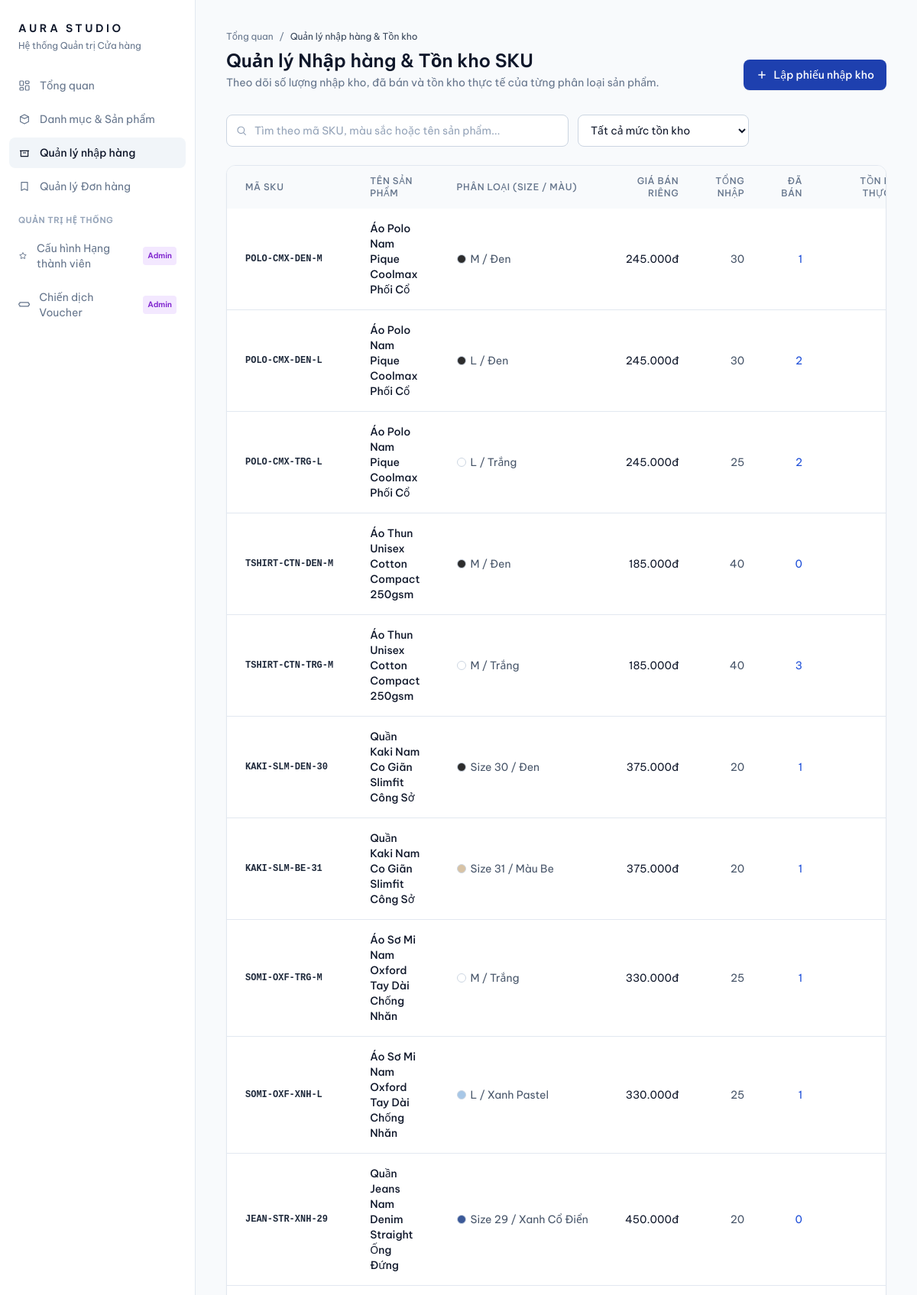
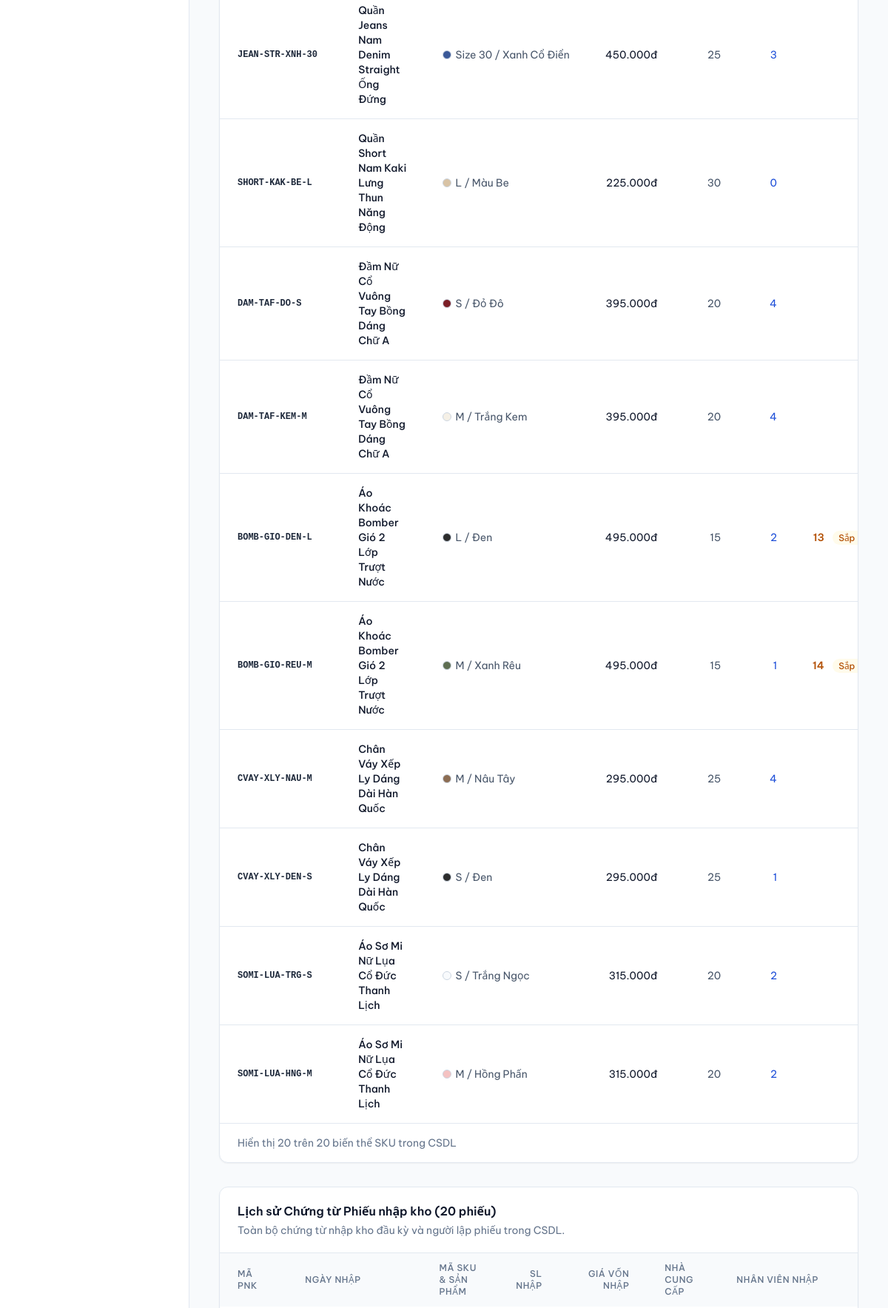
Screenshot of /admin/inventory.php (signed in, upper part) with the database file from the repository (2 pictures, top to bottom).
### tables this page shows
CREATE TABLE bt_bien_the_sp (
    ma_bt INT AUTO_INCREMENT PRIMARY KEY,
    ma_sp INT NOT NULL,
    ma_sku VARCHAR(50) NOT NULL UNIQUE,
    kich_co VARCHAR(20) NOT NULL,
    mau_sac VARCHAR(50) NOT NULL,
    gia_ban_rieng DECIMAL(12,2) NOT NULL,
    so_luong_ton INT NOT NULL DEFAULT 0,
    trang_thai TINYINT(1) DEFAULT 1,
    CONSTRAINT fk_bt_sanpham FOREIGN KEY (ma_sp) REFERENCES sp_san_pham(ma_sp) ON DELETE CASCADE
);

CREATE TABLE sp_san_pham (
    ma_sp INT AUTO_INCREMENT PRIMARY KEY,
    ma_dm INT NOT NULL,
    ten_sp VARCHAR(200) NOT NULL,
    gia_niem_yet DECIMAL(12,2) NOT NULL,
    gia_khuyen_mai DECIMAL(12,2) NOT NULL,
    chat_lieu VARCHAR(100) DEFAULT NULL,
    mo_ta_chi_tiet TEXT DEFAULT NULL,
    anh_chinh VARCHAR(255) DEFAULT 'no_image.jpg',
    luot_xem INT DEFAULT 0,
    trang_thai TINYINT(1) DEFAULT 1,
    CONSTRAINT fk_sp_danhmuc FOREIGN KEY (ma_dm) REFERENCES dm_danh_muc_sp(ma_dm)
);

### config/database.php (called while the page is built, shortened)
<?php
function getDBConnection(): PDO
{
    static $pdo = null;
    if ($pdo === null) {
        $dsn = sprintf('mysql:host=%s;port=%s;dbname=%s;charset=utf8mb4', DB_HOST, DB_PORT, DB_NAME);
        $options = [
            PDO::ATTR_ERRMODE            => PDO::ERRMODE_EXCEPTION,
            PDO::ATTR_DEFAULT_FETCH_MODE => PDO::FETCH_ASSOC,
            PDO::ATTR_EMULATE_PREPARES   => false,
        ];
        try {
            $pdo = new PDO($dsn, DB_USER, DB_PASS, $options);
        } catch (PDOException $e) {
            $scriptName = str_replace('\\', '/', $_SERVER['SCRIPT_NAME'] ?? '');
            $acceptHeader = $_SERVER['HTTP_ACCEPT'] ?? '';
            if (str_contains($scriptName, '/api/') || str_contains($acceptHeader, 'application/json')) {
                if (!headers_sent()) {
                    http_response_code(500);
                    header('Content-Type: application/json; charset=utf-8');
                }
                die(json_encode([
                    'success' => false,
                    'message' => 'Không thể kết nối Cơ sở dữ liệu: ' . $e->getMessage(),
                ], JSON_UNESCAPED_UNICODE));
            }
            $dbErrorStyle = 'font-family:sans-serif;padding:2rem;max-width:640px;margin:2rem auto;'
                . 'border:1px solid #fca5a5;background:#fef2f2;border-radius:12px;color:#991b1b;';
            die(
                '<div style="' . $dbErrorStyle . '">'
                . '<h2 style="margin-top:0;">Không thể kết nối Cơ sở dữ liệu</h2>'
                . '<p>Vui lòng kiểm tra MySQL trong XAMPP Control Panel và đảm bảo đã nạp file '
                . '<code>database/init.sql</code> vào CSDL <strong>' . htmlspecialchars(DB_NAME) . '</strong>.</p>'
                . '<p style="font-size:13px;color:#b91c1c;">Chi tiết lỗi: '
                . htmlspecialchars($e->getMessage()) . '</p>'
                . '</div>'
            );
        }
    }
    return $pdo;
}

### services/admin/InventoryAdminService.php (called while the page is built, shortened)
<?php
require_once __DIR__ . '/../../config/db.php';
class InventoryAdminService
{
    private PDO $pdo;
    public function __construct()
    {
        $this->pdo = getDBConnection();
    }
    public function getAllSkuInventory(): array
    {
        $stmt = $this->pdo->query(
            "SELECT
                bt.ma_bt,
                bt.ma_sp,
                bt.ma_sku,
                bt.kich_co,
                bt.mau_sac,
                bt.gia_ban_rieng,
                bt.so_luong_ton,
                bt.trang_thai,
                sp.ten_sp,
                dm.ten_dm,
                COALESCE((SELECT SUM(pnk.so_luong_nhap) FROM pnk_phieu_nhap_kho pnk WHERE pnk.ma_bt = bt.ma_bt), 0) AS tong_nhap,
                COALESCE((
                    SELECT SUM(ct.so_luong)
                    FROM ctdh_chi_tiet_dh ct
                    INNER JOIN dh_don_hang dh ON ct.ma_dh = dh.ma_dh
                    WHERE ct.ma_bt = bt.ma_bt AND dh.trang_thai_dh != 'DA_HUY'
                ), 0) AS tong_da_ban
            FROM bt_bien_the_sp bt
            INNER JOIN sp_san_pham sp ON bt.ma_sp = sp.ma_sp
            INNER JOIN dm_danh_muc_sp dm ON sp.ma_dm = dm.ma_dm
            ORDER BY bt.ma_bt ASC"
        );
        return $stmt->fetchAll();
    }
    public function getImportReceipts(): array
    {
        $stmt = $this->pdo->query(
            "SELECT
                pnk.*,
                bt.ma_sku,
                bt.kich_co,
                bt.mau_sac,
                sp.ten_sp,
                nd.ho_ten AS nguoi_nhap_ten
             FROM pnk_phieu_nhap_kho pnk
             INNER JOIN bt_bien_the_sp bt ON pnk.ma_bt = bt.ma_bt
             INNER JOIN sp_san_pham sp ON bt.ma_sp = sp.ma_sp
             INNER JOIN nd_nguoi_dung nd ON pnk.ma_nd_nhap = nd.ma_nd
             ORDER BY pnk.ngay_nhap DESC, pnk.ma_pnk DESC"
        );
        return $stmt->fetchAll();
    }
}

### config/db.php (called while the page is built, shortened)
<?php
require_once __DIR__ . '/database.php';
function formatVND($amount): string
{
    return number_format((float)$amount, 0, ',', '.') . 'đ';
}
function getColorHex(string $colorName): string
{
    $map = [
        'Đen'           => '#2D2D2D',
        'Trắng'         => '#FFFFFF',
        'Trắng Kem'     => '#F5F0E6',
        'Trắng Ngọc'    => '#F8FAFC',
        'Màu Be'        => '#D8C3A5',
        'Be'            => '#D8C3A5',
        'Xanh Pastel'   => '#A7C7E7',
        'Xanh Cổ Điển'  => '#3B5998',
        'Xanh Rêu'      => '#5F6F52',
        'Đỏ Đô'         => '#7B1E26',
        'Nâu Tây'       => '#8C6D53',
        'Hồng Phấn'     => '#F4C2C2',
    ];
    return $map[$colorName] ?? '#94A3B8';
}

### admin/inventory.php (the view, shortened to what this page needs)
<?php
require_once __DIR__ . '/../config/db.php';
require_once __DIR__ . '/includes/auth_middleware.php';
require_once __DIR__ . '/../services/admin/InventoryAdminService.php';
$inventoryService = new InventoryAdminService();
$skuList        = $inventoryService->getAllSkuInventory();
$importReceipts = $inventoryService->getImportReceipts();
require __DIR__ . '/includes/header.php';
?>
<header>
  <nav aria-label="Breadcrumb" class="flex items-center gap-2 text-xs text-slate-500">
    <a href="index.php" class="hover:text-slate-900">Tổng quan</a>
    <span aria-hidden="true">/</span>
    <span class="text-slate-700">Quản lý nhập hàng &amp; Tồn kho</span>
  </nav>
  <div class="mt-2 flex flex-wrap items-end justify-between gap-4">
    <div>
      <h1 class="text-2xl font-semibold leading-tight text-slate-900">Quản lý Nhập hàng &amp; Tồn kho SKU</h1>
      <p class="mt-1 text-sm text-slate-500">
        Theo dõi số lượng nhập kho, đã bán và tồn kho thực tế của từng phân loại sản phẩm.
      </p>
    </div>
    <button type="button" id="btnOpenImportModal" onclick="openImportModal()"
      class="tap-feedback inline-flex items-center justify-center gap-2 rounded-lg bg-blue-800 px-4 py-2.5 text-sm font-medium text-white shadow-sm hover:bg-blue-900 transition-colors">
      <svg class="h-4 w-4" viewBox="0 0 24 24" fill="none" stroke="currentColor" stroke-width="2.2"><line x1="12" y1="5" x2="12" y2="19" /><line x1="5" y1="12" x2="19" y2="12" /></svg>
      Lập phiếu nhập kho
    </button>
  </div>
</header>
<section aria-label="Công cụ tồn kho" class="mt-8 flex flex-col gap-3 sm:flex-row sm:items-center sm:justify-between">
  <div class="flex flex-col gap-3 sm:flex-row sm:items-center flex-1">
    <div class="relative flex-1 sm:max-w-md">
      <input id="stockSearch" type="search" placeholder="Tìm theo mã SKU, màu sắc hoặc tên sản phẩm..."
        class="w-full rounded-lg border border-slate-300 bg-white py-2.5 pl-9 pr-3 text-sm text-slate-900 placeholder:text-slate-400 focus:border-blue-700 focus:outline-none focus:ring-2 focus:ring-blue-100" />
    </div>
    <div>
      <select id="stockStatusFilter" class="w-full rounded-lg border border-slate-300 bg-white px-3 py-2.5 text-sm text-slate-900 focus:border-blue-700 focus:outline-none focus:ring-2 focus:ring-blue-100 sm:w-56">
        <option value="">Tất cả mức tồn kho</option>
      </select>
    </div>
  </div>
</section>
<section aria-label="Bảng tồn kho" class="fade-up mt-6 overflow-hidden rounded-xl border border-slate-200 bg-white shadow-sm">
  <div class="overflow-x-auto">
    <table class="min-w-full text-left text-sm">
      <thead class="bg-slate-50 text-xs uppercase tracking-wider text-slate-500">
        <tr>
          <th scope="col" class="px-6 py-3 font-medium">Mã SKU</th>
          <th scope="col" class="px-6 py-3 font-medium">Tên sản phẩm</th>
          <th scope="col" class="px-6 py-3 font-medium">Phân loại (Size / Màu)</th>
          <th scope="col" class="px-6 py-3 text-right font-medium">Giá bán riêng</th>
          <th scope="col" class="px-6 py-3 text-right font-medium">Tổng nhập</th>
          <th scope="col" class="px-6 py-3 text-right font-medium">Đã bán</th>
          <th scope="col" class="px-6 py-3 text-right font-medium">Tồn kho thực tế</th>
        </tr>
      </thead>
      <tbody id="stockRows" class="divide-y divide-slate-200 tabular-nums">
        <?php foreach ($skuList as $sku): ?>
          <?php
            $stock = (int)$sku['so_luong_ton'];
            $statusGroup = $stock === 0 ? 'out' : ($stock < 15 ? 'low' : 'available');
          ?>
          <tr class="sku-row align-middle hover:bg-slate-50/70 transition-colors"
            data-search="<?= htmlspecialchars(mb_strtolower($sku['ma_sku'] . ' ' . $sku['ten_sp'] . ' ' . $sku['mau_sac'] . ' ' . $sku['kich_co'])) ?>"
            data-stock-group="<?= $statusGroup ?>">
            <td class="whitespace-nowrap px-6 py-4 font-mono text-xs font-semibold text-slate-800"><?= htmlspecialchars($sku['ma_sku']) ?></td>
            <td class="px-6 py-4 font-medium text-slate-900"><?= htmlspecialchars($sku['ten_sp']) ?></td>
            <td class="whitespace-nowrap px-6 py-4 text-slate-600">
              <span class="inline-flex items-center gap-1.5">
                <span class="h-3 w-3 rounded-full border border-slate-300" style="background: <?= htmlspecialchars(getColorHex($sku['mau_sac'])) ?>"></span>
                <?= htmlspecialchars($sku['kich_co']) ?> / <?= htmlspecialchars($sku['mau_sac']) ?>
              </span>
            </td>
            <td class="whitespace-nowrap px-6 py-4 text-right text-slate-900"><?= formatVND($sku['gia_ban_rieng']) ?></td>
            <td class="whitespace-nowrap px-6 py-4 text-right text-slate-600"><?= (int)$sku['tong_nhap'] ?></td>
            <td class="whitespace-nowrap px-6 py-4 text-right text-blue-700"><?= (int)$sku['tong_da_ban'] ?></td>
            <td class="whitespace-nowrap px-6 py-4 text-right">
              <?php if ($stock === 0): ?>
                <span class="font-semibold text-red-600">0</span>
                <span class="ml-2 rounded-full bg-red-50 px-2 py-0.5 text-xs font-medium text-red-700">Hết hàng</span>
              <?php elseif ($stock < 15): ?>
                <span class="font-semibold text-amber-700"><?= $stock ?></span>
                <span class="ml-2 rounded-full bg-amber-50 px-2 py-0.5 text-xs font-medium text-amber-700">Sắp hết</span>
              <?php else: ?>
                <span class="font-semibold text-emerald-700"><?= $stock ?></span>
              <?php endif; ?>
            </td>
          </tr>
        <?php endforeach; ?>
      </tbody>
    </table>
  </div>
  <p id="stockSummary" class="border-t border-slate-200 px-6 py-4 text-sm text-slate-500">
    Hiển thị <?= count($skuList) ?> trên <?= count($skuList) ?> biến thể SKU trong CSDL
  </p>
</section>
<section aria-labelledby="receiptsTitle" class="fade-up mt-8 overflow-hidden rounded-xl border border-slate-200 bg-white shadow-sm">
  <div class="border-b border-slate-200 px-6 py-5">
    <h2 id="receiptsTitle" class="text-base font-semibold text-slate-900">
      Lịch sử Chứng từ Phiếu nhập kho (<?= count($importReceipts) ?> phiếu)
    </h2>
    <p class="mt-1 text-sm text-slate-500">Toàn bộ chứng từ nhập kho đầu kỳ và người lập phiếu trong CSDL.</p>
  </div>
  <div class="overflow-x-auto">
    <table class="min-w-full text-left text-sm">
      <thead class="bg-slate-50 text-xs uppercase tracking-wider text-slate-500">
        <tr>
          <th class="px-6 py-3 font-medium">Mã PNK</th>
          <th class="px-6 py-3 font-medium">Ngày nhập</th>
          <th class="px-6 py-3 font-medium">Mã SKU &amp; Sản phẩm</th>
          <th class="px-6 py-3 text-right font-medium">SL Nhập</th>
          <th class="px-6 py-3 text-right font-medium">Giá vốn nhập</th>
          <th class="px-6 py-3 font-medium">Nhà cung cấp</th>
          <th class="px-6 py-3 font-medium">Nhân viên nhập</th>
        </tr>
      </thead>
    </table>
  </div>
</section>
<?php require __DIR__ . '/includes/footer.php'; ?>

### admin/includes/header.php (style rules this page uses)
.tabular-nums { font-variant-numeric: tabular-nums; }
.fade-up { animation: fadeUp 0.45s cubic-bezier(0.16, 1, 0.3, 1) both; animation-delay: calc(var(--stagger, 0) * 50ms); will-change: transform, opacity; }
.tap-feedback { transition: transform 0.15s cubic-bezier(0.16, 1, 0.3, 1), background-color 0.2s ease, border-color 0.2s ease, color 0.2s ease; }

### rows the page displays
bt_bien_the_sp: ma_sku "POLO-CMX-DEN-M", ma_sp.ten_sp "Áo Polo Nam Pique Coolmax Phối Cổ", kich_co "M", mau_sac "Đen", gia_ban_rieng "245.000đ", tong_nhap "30", tong_da_ban "1"
bt_bien_the_sp: ma_sku "POLO-CMX-DEN-L", ma_sp.ten_sp "Áo Polo Nam Pique Coolmax Phối Cổ", kich_co "L", mau_sac "Đen", gia_ban_rieng "245.000đ", tong_nhap "30", tong_da_ban "2"
bt_bien_the_sp: ma_sku "POLO-CMX-TRG-L", ma_sp.ten_sp "Áo Polo Nam Pique Coolmax Phối Cổ", kich_co "L", mau_sac "Trắng", gia_ban_rieng "245.000đ", tong_nhap "25", tong_da_ban "2"
bt_bien_the_sp: ma_sku "TSHIRT-CTN-DEN-M", ma_sp.ten_sp "Áo Thun Unisex Cotton Compact 250gsm", kich_co "M", mau_sac "Đen", gia_ban_rieng "185.000đ", tong_nhap "40", tong_da_ban "0"
bt_bien_the_sp: ma_sku "TSHIRT-CTN-TRG-M", ma_sp.ten_sp "Áo Thun Unisex Cotton Compact 250gsm", kich_co "M", mau_sac "Trắng", gia_ban_rieng "185.000đ", tong_nhap "40", tong_da_ban "3"
bt_bien_the_sp: ma_sku "KAKI-SLM-DEN-30", ma_sp.ten_sp "Quần Kaki Nam Co Giãn Slimfit Công Sở", kich_co "Size 30", mau_sac "Đen", gia_ban_rieng "375.000đ", tong_nhap "20", tong_da_ban "1"
bt_bien_the_sp: ma_sku "KAKI-SLM-BE-31", ma_sp.ten_sp "Quần Kaki Nam Co Giãn Slimfit Công Sở", kich_co "Size 31", mau_sac "Màu Be", gia_ban_rieng "375.000đ", tong_nhap "20", tong_da_ban "1"
bt_bien_the_sp: ma_sku "SOMI-OXF-TRG-M", ma_sp.ten_sp "Áo Sơ Mi Nam Oxford Tay Dài Chống Nhăn", kich_co "M", mau_sac "Trắng", gia_ban_rieng "330.000đ", tong_nhap "25", tong_da_ban "1"
bt_bien_the_sp: ma_sku "SOMI-OXF-XNH-L", ma_sp.ten_sp "Áo Sơ Mi Nam Oxford Tay Dài Chống Nhăn", kich_co "L", mau_sac "Xanh Pastel", gia_ban_rieng "330.000đ", tong_nhap "25", tong_da_ban "1"
bt_bien_the_sp: ma_sku "JEAN-STR-XNH-29", ma_sp.ten_sp "Quần Jeans Nam Denim Straight Ống Đứng", kich_co "Size 29", mau_sac "Xanh Cổ Điển", gia_ban_rieng "450.000đ", tong_nhap "20", tong_da_ban "0"
bt_bien_the_sp: ma_sku "JEAN-STR-XNH-30", ma_sp.ten_sp "Quần Jeans Nam Denim Straight Ống Đứng", kich_co "Size 30", mau_sac "Xanh Cổ Điển", gia_ban_rieng "450.000đ", tong_nhap "25", tong_da_ban "3"
bt_bien_the_sp: ma_sku "SHORT-KAK-BE-L", ma_sp.ten_sp "Quần Short Nam Kaki Lưng Thun Năng Động", kich_co "L", mau_sac "Màu Be", gia_ban_rieng "225.000đ", tong_nhap "30", tong_da_ban "0"
bt_bien_the_sp: ma_sku "DAM-TAF-DO-S", ma_sp.ten_sp "Đầm Nữ Cổ Vuông Tay Bồng Dáng Chữ A", kich_co "S", mau_sac "Đỏ Đô", gia_ban_rieng "395.000đ", tong_nhap "20", tong_da_ban "4"
bt_bien_the_sp: ma_sku "DAM-TAF-KEM-M", ma_sp.ten_sp "Đầm Nữ Cổ Vuông Tay Bồng Dáng Chữ A", kich_co "M", mau_sac "Trắng Kem", gia_ban_rieng "395.000đ", tong_nhap "20", tong_da_ban "4"
bt_bien_the_sp: ma_sku "BOMB-GIO-DEN-L", ma_sp.ten_sp "Áo Khoác Bomber Gió 2 Lớp Trượt Nước", kich_co "L", mau_sac "Đen", gia_ban_rieng "495.000đ", tong_nhap "15", tong_da_ban "2", so_luong_ton "13"
bt_bien_the_sp: ma_sku "BOMB-GIO-REU-M", ma_sp.ten_sp "Áo Khoác Bomber Gió 2 Lớp Trượt Nước", kich_co "M", mau_sac "Xanh Rêu", gia_ban_rieng "495.000đ", tong_nhap "15", tong_da_ban "1", so_luong_ton "14"
bt_bien_the_sp: ma_sku "CVAY-XLY-NAU-M", ma_sp.ten_sp "Chân Váy Xếp Ly Dáng Dài Hàn Quốc", kich_co "M", mau_sac "Nâu Tây", gia_ban_rieng "295.000đ", tong_nhap "25", tong_da_ban "4"
bt_bien_the_sp: ma_sku "CVAY-XLY-DEN-S", ma_sp.ten_sp "Chân Váy Xếp Ly Dáng Dài Hàn Quốc", kich_co "S", mau_sac "Đen", gia_ban_rieng "295.000đ", tong_nhap "25", tong_da_ban "1"
bt_bien_the_sp: ma_sku "SOMI-LUA-TRG-S", ma_sp.ten_sp "Áo Sơ Mi Nữ Lụa Cổ Đức Thanh Lịch", kich_co "S", mau_sac "Trắng Ngọc", gia_ban_rieng "315.000đ", tong_nhap "20", tong_da_ban "2"
bt_bien_the_sp: ma_sku "SOMI-LUA-HNG-M", ma_sp.ten_sp "Áo Sơ Mi Nữ Lụa Cổ Đức Thanh Lịch", kich_co "M", mau_sac "Hồng Phấn", gia_ban_rieng "315.000đ", tong_nhap "20", tong_da_ban "2"

### other values shown
count($skuList) "20"
count($importReceipts) "20"
